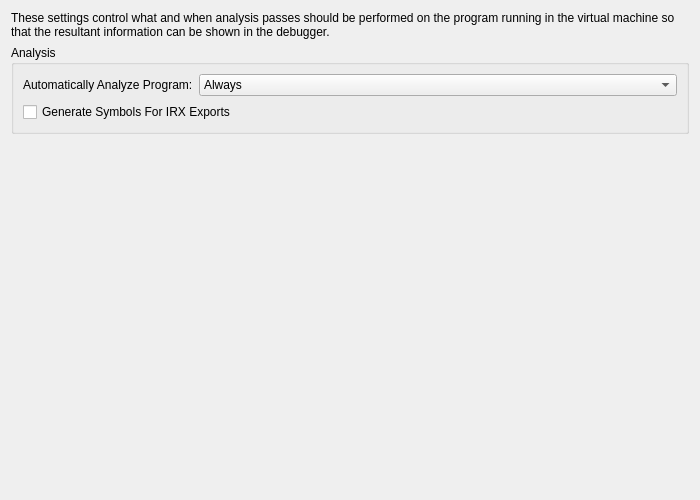
<?xml version="1.0" encoding="UTF-8"?>
<ui version="4.0">
 <class>DebugAnalysisSettingsTab</class>
 <widget class="QWidget" name="DebugAnalysisSettingsTab">
  <property name="geometry">
   <rect>
    <x>0</x>
    <y>0</y>
    <width>700</width>
    <height>500</height>
   </rect>
  </property>
  <property name="windowTitle">
   <string/>
  </property>
  <layout class="QVBoxLayout" name="verticalLayout">
   <item>
    <widget class="QLabel" name="analysisLabel">
     <property name="sizePolicy">
      <sizepolicy hsizetype="Preferred" vsizetype="Fixed">
       <horstretch>0</horstretch>
       <verstretch>0</verstretch>
      </sizepolicy>
     </property>
     <property name="text">
      <string>These settings control what and when analysis passes should be performed on the program running in the virtual machine so that the resultant information can be shown in the debugger.</string>
     </property>
     <property name="wordWrap">
      <bool>true</bool>
     </property>
     <property name="textInteractionFlags">
      <set>Qt::TextBrowserInteraction</set>
     </property>
    </widget>
   </item>
   <item>
    <widget class="QGroupBox" name="analysisGroupBox">
     <property name="sizePolicy">
      <sizepolicy hsizetype="Preferred" vsizetype="Fixed">
       <horstretch>0</horstretch>
       <verstretch>0</verstretch>
      </sizepolicy>
     </property>
     <property name="title">
      <string>Analysis</string>
     </property>
     <layout class="QVBoxLayout" name="verticalLayout_5">
      <item>
       <layout class="QFormLayout" name="analysisForm">
        <item row="0" column="0">
         <widget class="QLabel" name="analysisConditionLabel">
          <property name="text">
           <string>Automatically Analyze Program:</string>
          </property>
          <property name="buddy">
           <cstring>analysisCondition</cstring>
          </property>
         </widget>
        </item>
        <item row="0" column="1">
         <widget class="QComboBox" name="analysisCondition">
          <item>
           <property name="text">
            <string>Always</string>
           </property>
          </item>
          <item>
           <property name="text">
            <string>If Debugger Is Open</string>
           </property>
          </item>
          <item>
           <property name="text">
            <string>Never</string>
           </property>
          </item>
         </widget>
        </item>
       </layout>
      </item>
      <item>
       <widget class="QCheckBox" name="generateSymbolsForIRXExportTables">
        <property name="text">
         <string>Generate Symbols For IRX Exports</string>
        </property>
       </widget>
      </item>
     </layout>
    </widget>
   </item>
   <item>
    <widget class="QWidget" name="analysisSettings" native="true">
     <property name="sizePolicy">
      <sizepolicy hsizetype="Preferred" vsizetype="Expanding">
       <horstretch>0</horstretch>
       <verstretch>0</verstretch>
      </sizepolicy>
     </property>
    </widget>
   </item>
  </layout>
 </widget>
 <tabstops>
  <tabstop>analysisCondition</tabstop>
  <tabstop>generateSymbolsForIRXExportTables</tabstop>
 </tabstops>
 <resources/>
 <connections/>
</ui>
